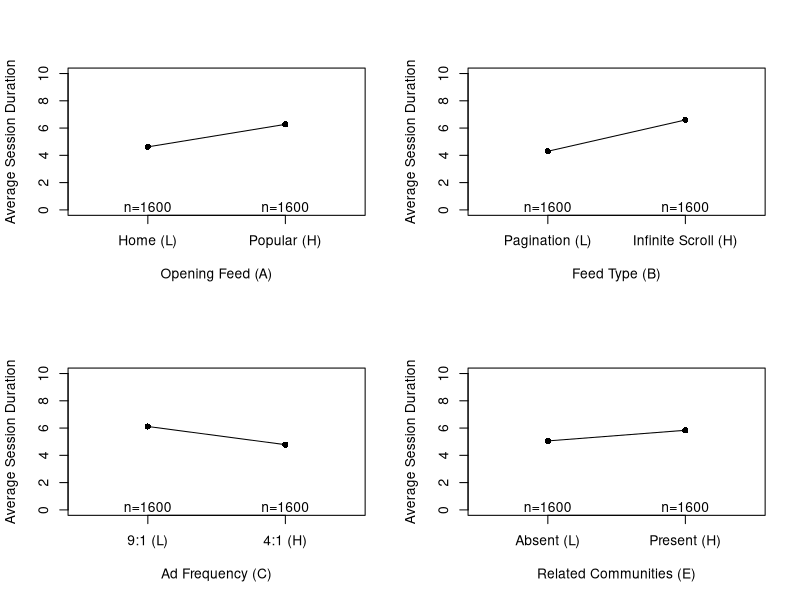
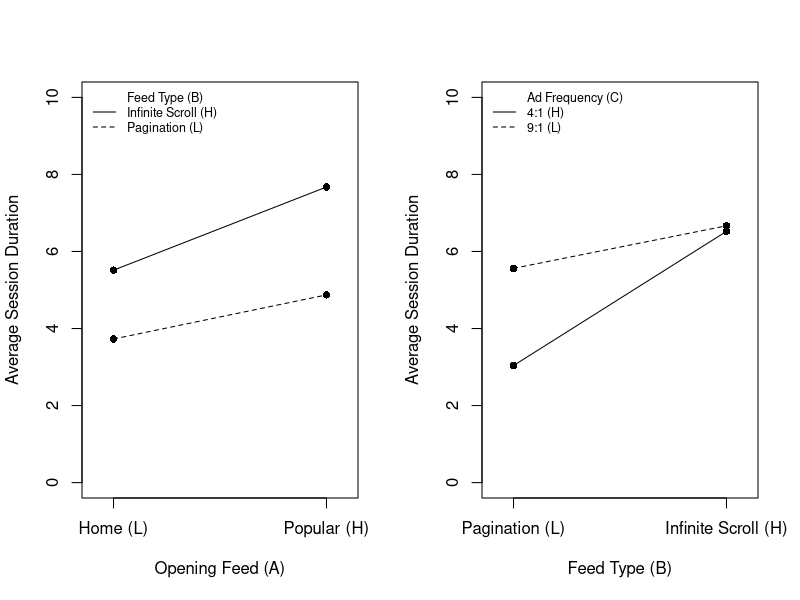

These figures' R source, in order:
library(gplots)
redditFD <- read.csv("redditFD.csv", header = TRUE)
model <- glm(y ~ A * B * C * D * E * F, data = redditFD)

par(mfrow = c(2,2))
plotmeans(formula = y~A, ylab = "Average Session Duration", xlab = "Opening Feed (A)",
          data = redditFD, xaxt = "n", ylim = c(0, 10), pch = 16)
axis(side = 1, at = c(1,2), labels = c("Home (L)", "Popular (H)"))
plotmeans(formula = y~B, ylab = "Average Session Duration", xlab = "Feed Type (B)",
          data = redditFD, xaxt = "n", ylim = c(0, 10), pch = 16)
axis(side = 1, at = c(1,2), labels = c("Pagination (L)", "Infinite Scroll (H)"))
plotmeans(formula = y~C, ylab = "Average Session Duration", xlab = "Ad Frequency (C)",
          data = redditFD, xaxt = "n", ylim = c(0, 10), pch = 16)
axis(side = 1, at = c(1,2), labels = c("9:1 (L)", "4:1 (H)"))
plotmeans(formula = y~E, ylab = "Average Session Duration", xlab = "Related Communities (E)",
          data = redditFD, xaxt = "n", ylim = c(0, 10), pch = 16)
axis(side = 1, at = c(1,2), labels = c("Absent (L)", "Present (H)"))

A <- redditFD$A
B <- redditFD$B
C <- redditFD$C
y <- redditFD$y
par(mfrow=c(1,2))
interaction.plot(A, B, y, ylab = "Average Session Duration", xlab = "Opening Feed (A)",
                 main = "", legend = F, xaxt = "n", ylim = c(0, 10))
points(x = c(1,1), y = c(mean(redditFD[redditFD$A==-1 & redditFD$B==-1,]$y),
                         mean(redditFD[redditFD$A==-1 & redditFD$B==1,]$y)), pch = 16)
points(x = c(2,2), y = c(mean(redditFD[redditFD$A==1 & redditFD$B==-1,]$y),
                         mean(redditFD[redditFD$A==1 & redditFD$B==1,]$y)), pch = 16)
axis(side = 1, at = c(1,2), labels = c("Home (L)", "Popular (H)"))
legend("topleft", legend = c("Feed Type (B)", "Infinite Scroll (H)", "Pagination (L)"),
       lty = c(1, 1, 2), col=c("white", "black", "black"), cex = 0.75, bty = "n")

interaction.plot(B, C, y, ylab = "Average Session Duration", xlab = "Feed Type (B)",
                 main = "", legend = F, xaxt = "n", ylim = c(0, 10))
points(x = c(1,1), y = c(mean(redditFD[redditFD$B==-1 & redditFD$C==-1,]$y),
                         mean(redditFD[redditFD$B==-1 & redditFD$C==1,]$y)), pch = 16)
points(x = c(2,2), y = c(mean(redditFD[redditFD$B==1 & redditFD$C==-1,]$y),
                         mean(redditFD[redditFD$B==1 & redditFD$C==1,]$y)), pch = 16)
axis(side = 1, at = c(1,2), labels = c("Pagination (L)", "Infinite Scroll (H)"))
legend("topleft", legend = c("Ad Frequency (C)", "4:1 (H)", "9:1 (L)"),
       lty = c(1, 1, 2), col=c("white", "black", "black"), cex = 0.75, bty = "n")
